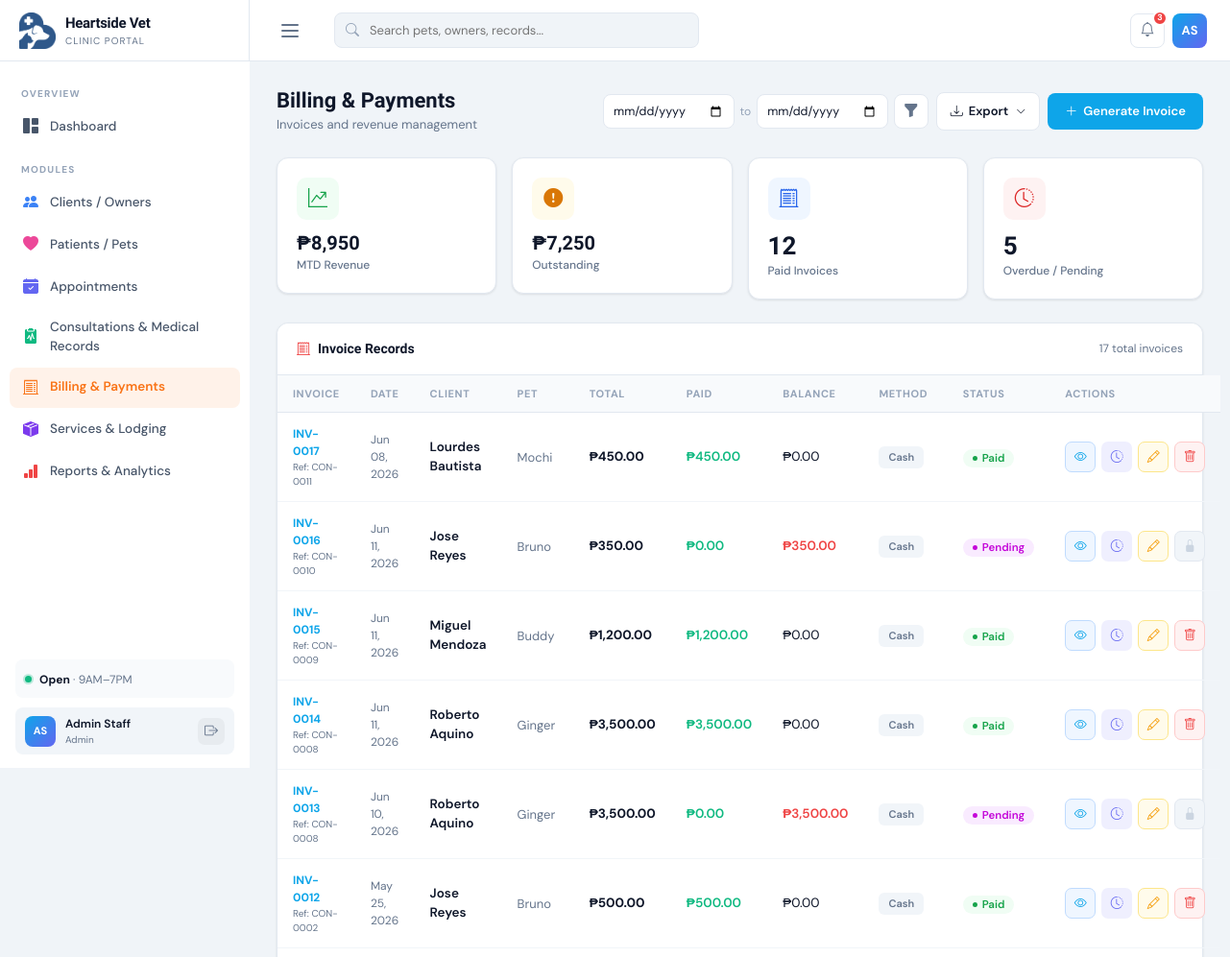
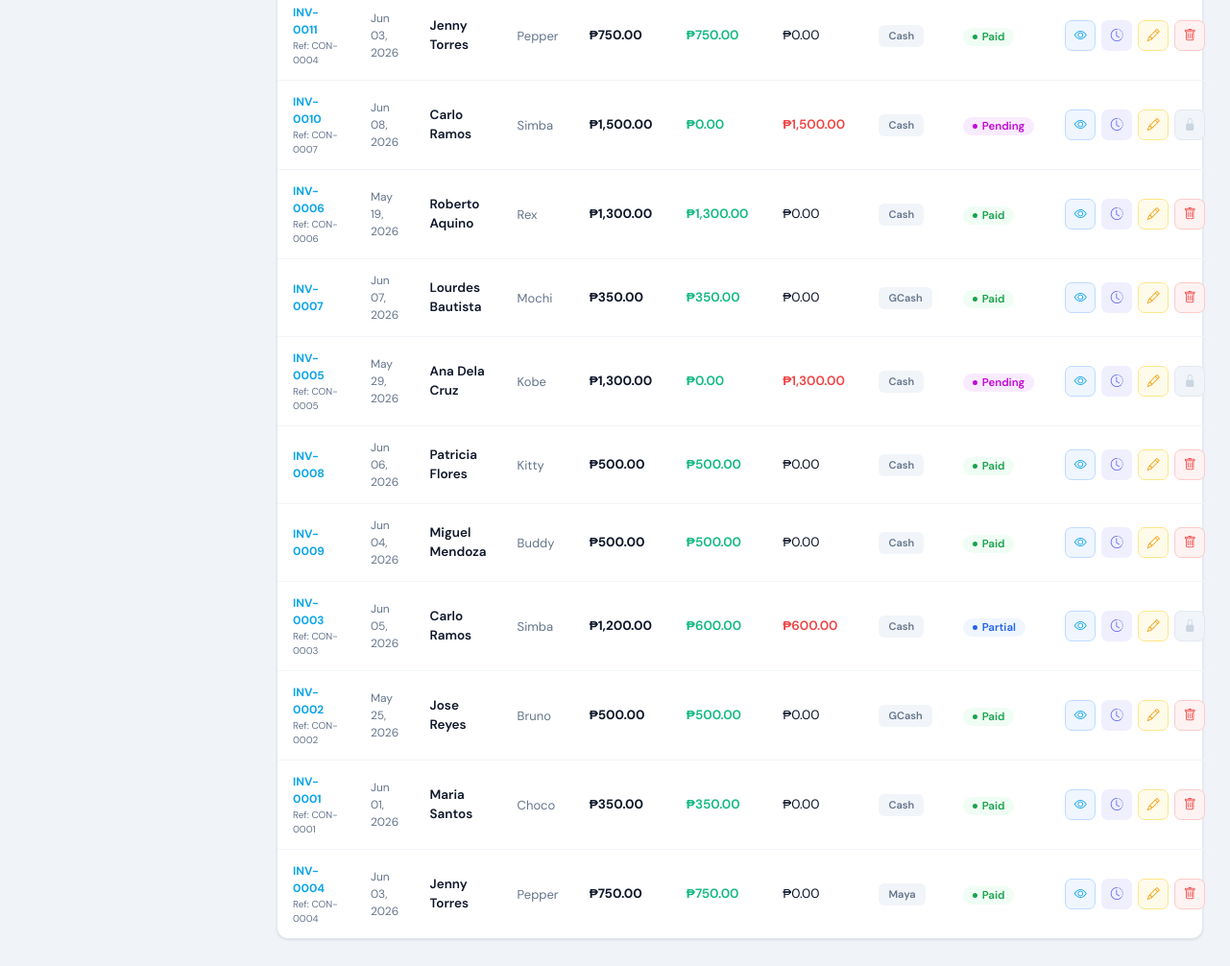
Screenshot of /billing.php (signed in) with the database file from the repository (2 pictures, top to bottom).
### tables this page shows
CREATE TABLE `billing` (
  `BillingID` int(11) NOT NULL,
  `ClientID` int(11) NOT NULL,
  `PetID` int(11) DEFAULT NULL,
  `ConsultationID` int(11) DEFAULT NULL,
  `BillingDate` date NOT NULL,
  `TotalAmount` decimal(10,2) NOT NULL DEFAULT 0.00,
  `Discount` decimal(10,2) NOT NULL DEFAULT 0.00,
  `AmountPaid` decimal(10,2) NOT NULL DEFAULT 0.00,
  `PaymentMethod` varchar(60) NOT NULL DEFAULT 'Cash',
  `PaymentStatus` enum('Pending','Partial','Paid') NOT NULL DEFAULT 'Pending',
  `Notes` text DEFAULT NULL,
  `IsDeleted` tinyint(1) NOT NULL DEFAULT 0,
  `CreatedAt` datetime NOT NULL DEFAULT current_timestamp(),
  `UpdatedAt` datetime NOT NULL DEFAULT current_timestamp() ON UPDATE current_timestamp(),
  `UpdateReason` varchar(255) DEFAULT NULL
);

CREATE TABLE `pets` (
  `PetID` int(11) NOT NULL,
  `ClientID` int(11) NOT NULL,
  `PetName` varchar(100) NOT NULL,
  `Species` varchar(50) NOT NULL,
  `Breed` varchar(100) DEFAULT NULL,
  `Gender` enum('Male','Female','Unknown') NOT NULL DEFAULT 'Unknown',
  `DateOfBirth` date DEFAULT NULL,
  `Color` varchar(80) DEFAULT NULL,
  `Weight` decimal(6,2) DEFAULT NULL COMMENT 'Weight in kg',
  `IsActive` tinyint(1) NOT NULL DEFAULT 1,
  `IsDeleted` tinyint(1) NOT NULL DEFAULT 0,
  `CreatedAt` datetime NOT NULL DEFAULT current_timestamp(),
  `UpdatedAt` datetime NOT NULL DEFAULT current_timestamp() ON UPDATE current_timestamp()
);

### billing.php (the view, shortened to what this page needs)
<?php
include('dbconnect.php');
include('header.php');
$pending       = $conn->query("SELECT COALESCE(SUM(TotalAmount-AmountPaid),0) FROM billing WHERE PaymentStatus!='Paid' AND IsDeleted=0")->fetch_row()[0];
$mtdRev        = $conn->query("SELECT COALESCE(SUM(AmountPaid),0) FROM billing WHERE MONTH(BillingDate)=MONTH(CURDATE()) AND YEAR(BillingDate)=YEAR(CURDATE()) AND IsDeleted=0")->fetch_row()[0];
$totalInvoices = $conn->query("SELECT COUNT(*) FROM billing WHERE IsDeleted=0")->fetch_row()[0];
$paidCount     = $conn->query("SELECT COUNT(*) FROM billing WHERE PaymentStatus='Paid' AND IsDeleted=0")->fetch_row()[0];
$overdueCount  = $conn->query("SELECT COUNT(*) FROM billing WHERE PaymentStatus!='Paid' AND IsDeleted=0")->fetch_row()[0];
$dateFrom = $_GET['date_from'] ?? '';
$dateTo   = $_GET['date_to']   ?? '';
$dateSql  = '';
?>
<div class="page-header">
    <div class="page-header-left">
        <h1>Billing & Payments</h1>
        <p>Invoices and revenue management</p>
    </div>
    <div class="page-header-actions">
        <form method="get" class="date-filter-form">
            <input type="date" name="date_from" value="<?= htmlspecialchars($dateFrom) ?>" class="date-filter-input" title="Billing date from">
            <span class="date-filter-sep">to</span>
            <input type="date" name="date_to" value="<?= htmlspecialchars($dateTo) ?>" class="date-filter-input" title="Billing date to">
            <button type="submit" class="btn-date-filter" title="Filter by billing date"><i class="bi bi-funnel-fill"></i></button>
        </form>
        <div class="export-dropdown-wrap">
            <button class="btn-export" onclick="toggleExportMenu('exportMenuBilling',this)">
                <i class="bi bi-download"></i> Export <i class="bi bi-chevron-down chevron"></i>
            </button>
        </div>
        <button class="btn-main btn-teal" data-bs-toggle="modal" data-bs-target="#billModal" onclick="openAdd()">
            <i class="bi bi-plus-lg"></i> Generate Invoice
        </button>
    </div>
</div>
<div class="row g-3 mb-4">
    <div class="col-6 col-md-3"><div class="stat-card"><div class="stat-icon" style="background:#f0fdf4;color:#16a34a;"><i class="bi bi-graph-up-arrow"></i></div><div class="stat-value" style="font-size:20px;">₱<?= number_format($mtdRev,0) ?></div><div class="stat-label">MTD Revenue</div></div></div>
    <div class="col-6 col-md-3"><div class="stat-card"><div class="stat-icon" style="background:#fffbeb;color:#d97706;"><i class="bi bi-exclamation-circle-fill"></i></div><div class="stat-value" style="font-size:20px;">₱<?= number_format($pending,0) ?></div><div class="stat-label">Outstanding</div></div></div>
    <div class="col-6 col-md-3"><div class="stat-card"><div class="stat-icon" style="background:#eff6ff;color:#2563eb;"><i class="bi bi-receipt-cutoff"></i></div><div class="stat-value"><?= $paidCount ?></div><div class="stat-label">Paid Invoices</div></div></div>
    <div class="col-6 col-md-3"><div class="stat-card"><div class="stat-icon" style="background:#fef2f2;color:#dc2626;"><i class="bi bi-clock-history"></i></div><div class="stat-value"><?= $overdueCount ?></div><div class="stat-label">Overdue / Pending</div></div></div>
</div>
<div class="card">
    <div class="card-header">
        <span class="card-header-title"><i class="bi bi-receipt-cutoff me-2" style="color:#ef4444;"></i>Invoice Records</span>
        <span style="font-size:12px;color:var(--muted);"><?= $totalInvoices ?> total invoices</span>
    </div>
    <div class="card-body p-0">
        <table class="modern-table">
            <thead><tr><th>Invoice</th><th>Date</th><th>Client</th><th>Pet</th><th>Total</th><th>Paid</th><th>Balance</th><th>Method</th><th>Status</th><th>Actions</th></tr></thead>
            <tbody>
            <?php
            $res = $conn->query("SELECT b.*,CONCAT(c.FirstName,' ',c.LastName) AS Client, p.PetName FROM billing b JOIN clients c ON b.ClientID=c.ClientID LEFT JOIN pets p ON b.PetID=p.PetID WHERE b.IsDeleted=0 $dateSql ORDER BY b.CreatedAt DESC");
            $highlightID = isset($_GET['highlight']) ? intval($_GET['highlight']) : 0;
            while ($row = $res->fetch_assoc()):
                $balance = $row['TotalAmount'] - $row['AmountPaid'];
                $bClass  = match($row['PaymentStatus']) { 'Paid'=>'badge-paid','Pending'=>'badge-pending','Partial'=>'badge-partial', default=>'badge-pending' };
            ?>
            <tr id="row-bill-<?= $row['BillingID'] ?>" class="<?= ($highlightID && $highlightID==$row['BillingID']) ? 'search-highlight-row' : '' ?>">
                <td>
                    <div style="font-weight:700;font-size:12px;color:var(--teal);">INV-<?= str_pad($row['BillingID'],4,'0',STR_PAD_LEFT) ?></div>
                    <?php if ($row['ConsultationID']): ?><div style="font-size:10px;color:var(--muted);">Ref: <?= 'CON-' . str_pad($row['ConsultationID'], 4, '0', STR_PAD_LEFT) ?></div><?php endif; ?>
                </td>
                <td style="font-size:12px;color:var(--muted);"><?= date('M d, Y', strtotime($row['BillingDate'])) ?></td>
                <td style="font-weight:600;"><?= htmlspecialchars($row['Client']) ?></td>
                <td style="font-size:13px;color:var(--muted);"><?= htmlspecialchars($row['PetName'] ?? '—') ?></td>
                <td style="font-weight:700;">₱<?= number_format($row['TotalAmount'],2) ?></td>
                <td style="color:var(--green);font-weight:600;">₱<?= number_format($row['AmountPaid'],2) ?></td>
                <td style="<?= $balance>0?'color:var(--red);font-weight:600;':'' ?>">₱<?= number_format($balance,2) ?></td>
                <td><span class="cat-badge"><?= $row['PaymentMethod'] ?></span></td>
                <td><span class="badge-modern <?= $bClass ?>"><?= $row['PaymentStatus'] ?></span></td>
                <td>
                    <div style="display:flex;gap:6px;">
                        <button class="btn-icon btn-icon-view" onclick="viewBill(<?= htmlspecialchars(json_encode($row)) ?>)" title="View"><i class="bi bi-eye"></i></button>
                        <button class="btn-icon" style="background:rgba(99,102,241,.1);color:#6366f1;" data-client-id="<?= $row['ClientID'] ?>" data-client-name="<?= htmlspecialchars($row['Client'], ENT_QUOTES) ?>" onclick="viewClientPayHistory(this.dataset.clientId, this.dataset.clientName)" title="Client Payment History"><i class="bi bi-clock-history"></i></button>
                        <button class="btn-icon btn-icon-edit" onclick="openEdit(<?= htmlspecialchars(json_encode($row)) ?>)" title="Edit"><i class="bi bi-pencil"></i></button>
                        <?php if ($row['PaymentStatus'] === 'Paid'): ?>
                        <a href="billing.php?delete=<?= $row['BillingID'] ?>" class="btn-icon btn-icon-delete" onclick="return confirm('Delete this paid invoice?')"><i class="bi bi-trash"></i></a>
                        <?php else: ?>
                        <button class="btn-icon" disabled title="Cannot delete — invoice is <?= $row['PaymentStatus'] ?>. Settle payment first." style="background:#f1f5f9;color:#cbd5e1;border:1px solid #e2e8f0;cursor:not-allowed;"><i class="bi bi-lock-fill"></i></button>
                        <?php endif; ?>
                    </div>
                </td>
            </tr>
            <?php endwhile; ?>
            </tbody>
        </table>
    </div>
</div>
<?php include('footer.php'); ?>

### rows the page displays
billing: BillingID "0017", ConsultationID "0011", BillingDate "Jun 08, 2026", Client "Lourdes Bautista", PetID.PetName "Mochi", TotalAmount "450.00", AmountPaid "450.00", balance "0.00", PaymentMethod "Cash", PaymentStatus "Paid"
billing: BillingID "0016", ConsultationID "0010", BillingDate "Jun 11, 2026", Client "Jose Reyes", PetID.PetName "Bruno", TotalAmount "350.00", AmountPaid "0.00", PaymentMethod "Cash", PaymentStatus "Pending"
billing: BillingID "0015", ConsultationID "0009", BillingDate "Jun 11, 2026", Client "Miguel Mendoza", PetID.PetName "Buddy", TotalAmount "1,200.00", AmountPaid "1,200.00", balance "0.00", PaymentMethod "Cash", PaymentStatus "Paid"
billing: BillingID "0014", ConsultationID "0008", BillingDate "Jun 11, 2026", Client "Roberto Aquino", PetID.PetName "Ginger", TotalAmount "3,500.00", AmountPaid "3,500.00", balance "0.00", PaymentMethod "Cash", PaymentStatus "Paid"
billing: BillingID "0013", ConsultationID "0008", BillingDate "Jun 10, 2026", Client "Roberto Aquino", PetID.PetName "Ginger", TotalAmount "3,500.00", AmountPaid "0.00", balance "3,500.00", PaymentMethod "Cash", PaymentStatus "Pending"
billing: BillingID "0012", ConsultationID "0002", BillingDate "May 25, 2026", Client "Jose Reyes", PetID.PetName "Bruno", TotalAmount "500.00", AmountPaid "500.00", balance "0.00", PaymentMethod "Cash", PaymentStatus "Paid"
billing: BillingID "0011", ConsultationID "0004", BillingDate "Jun 03, 2026", Client "Jenny Torres", PetID.PetName "Pepper", TotalAmount "750.00", AmountPaid "750.00", balance "0.00", PaymentMethod "Cash", PaymentStatus "Paid"
billing: BillingID "0010", ConsultationID "0007", BillingDate "Jun 08, 2026", Client "Carlo Ramos", PetID.PetName "Simba", TotalAmount "1,500.00", AmountPaid "0.00", balance "1,500.00", PaymentMethod "Cash", PaymentStatus "Pending"
billing: BillingID "0006", ConsultationID "0006", BillingDate "May 19, 2026", Client "Roberto Aquino", PetID.PetName "Rex", TotalAmount "1,300.00", AmountPaid "1,300.00", balance "0.00", PaymentMethod "Cash", PaymentStatus "Paid"
billing: BillingID "0007", BillingDate "Jun 07, 2026", Client "Lourdes Bautista", PetID.PetName "Mochi", TotalAmount "350.00", AmountPaid "350.00", balance "0.00", PaymentMethod "GCash", PaymentStatus "Paid"
billing: BillingID "0005", ConsultationID "0005", BillingDate "May 29, 2026", Client "Ana Dela Cruz", PetID.PetName "Kobe", TotalAmount "1,300.00", AmountPaid "0.00", balance "1,300.00", PaymentMethod "Cash", PaymentStatus "Pending"
billing: BillingID "0008", BillingDate "Jun 06, 2026", Client "Patricia Flores", PetID.PetName "Kitty", TotalAmount "500.00", AmountPaid "500.00", balance "0.00", PaymentMethod "Cash", PaymentStatus "Paid"
billing: BillingID "0009", BillingDate "Jun 04, 2026", Client "Miguel Mendoza", PetID.PetName "Buddy", TotalAmount "500.00", AmountPaid "500.00", balance "0.00", PaymentMethod "Cash", PaymentStatus "Paid"
billing: BillingID "0003", ConsultationID "0003", BillingDate "Jun 05, 2026", Client "Carlo Ramos", PetID.PetName "Simba", TotalAmount "1,200.00", AmountPaid "600.00", PaymentMethod "Cash", PaymentStatus "Partial"
billing: BillingID "0002", ConsultationID "0002", BillingDate "May 25, 2026", Client "Jose Reyes", PetID.PetName "Bruno", TotalAmount "500.00", AmountPaid "500.00", balance "0.00", PaymentMethod "GCash", PaymentStatus "Paid"
billing: BillingID "0001", ConsultationID "0001", BillingDate "Jun 01, 2026", Client "Maria Santos", PetID.PetName "Choco", TotalAmount "350.00", AmountPaid "350.00", balance "0.00", PaymentMethod "Cash", PaymentStatus "Paid"
billing: BillingID "0004", ConsultationID "0004", BillingDate "Jun 03, 2026", Client "Jenny Torres", PetID.PetName "Pepper", TotalAmount "750.00", AmountPaid "750.00", balance "0.00", PaymentMethod "Maya", PaymentStatus "Paid"

### other values shown
$userInitials "AS"
$userName "Admin Staff"
$userRole "Admin"
$mtdRev "8,950"
$pending "7,250"
$paidCount "12"
$overdueCount "5"
$totalInvoices "17"
